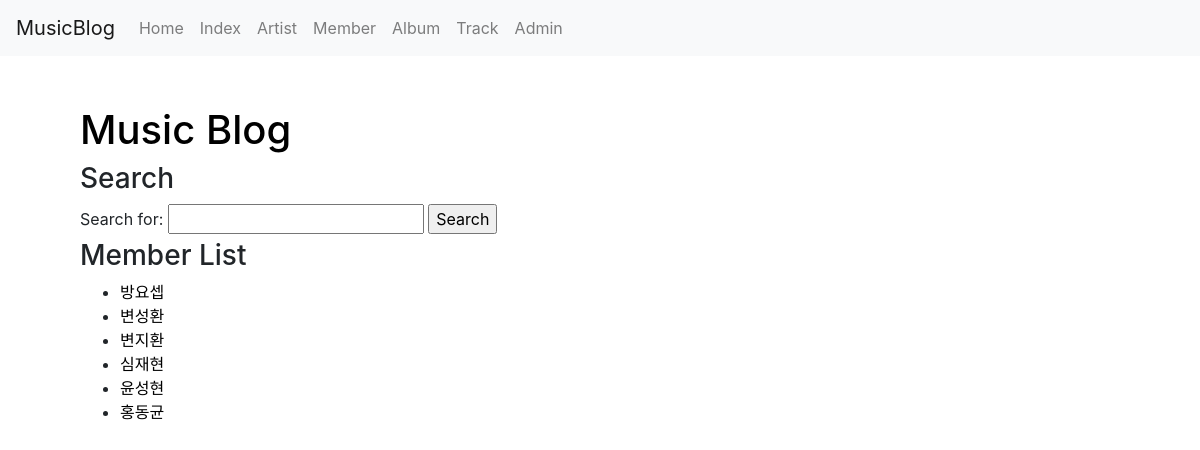
The page /musicblog/member/ on the database as committed earlier.
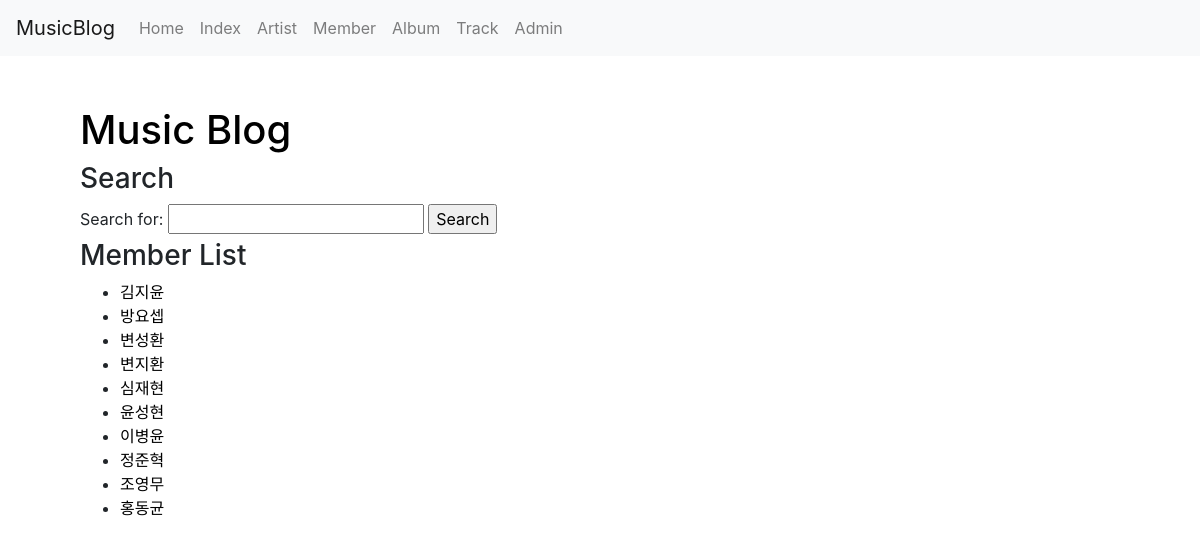
The same page on the database as committed later.
### musicb/models.py (models this page shows, shortened)
class Member(models.Model):
    name = models.CharField(verbose_name="Name", null=False, blank=False, max_length=50)
    slug = models.SlugField("Slug", unique=True, allow_unicode=True, help_text='one word for title alias.')
    team = models.ForeignKey('Artist', on_delete=models.CASCADE)

### musicb/views.py (the view)
# urls.py: path('member/', views.MemberLV.as_view(), name='memberview'),
class MemberLV(ListView):
    def get_queryset(self):
        return Member.objects.order_by('name')
    allow_empty = True

### musicb/templates/musicb/member_list.html (shortened to what this page needs)
{% extends 'musicb/base.html' %}
{% block content %}
    {% include 'musicb/musicblog_base.html' %}
    <h3>Member List</h3>
    {% if object_list %}
        <ul>
            {% for member in object_list %}
                <li><a class='no_linkdecoration' href="{% url 'musicblog:memberview_detail' member.name %}">{{member.name}}</a></li>
            {% endfor %}
        </ul>
    {% else %}
        There is no member.
    {% endif %}
{% endblock %}

Rows that differ between the two databases and show on the page:
added Member: name "김지윤"
added Member: name "이병윤"
added Member: name "정준혁"
added Member: name "조영무"
